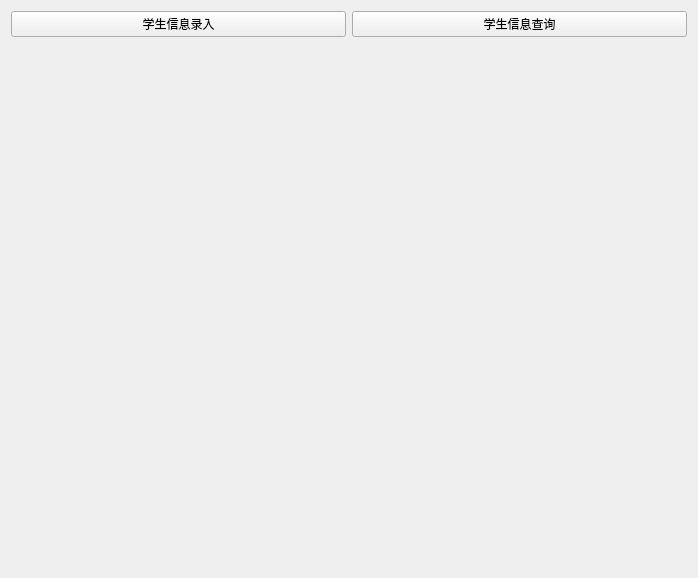
<?xml version="1.0" encoding="UTF-8"?>
<ui version="4.0">
 <class>Form</class>
 <widget class="QWidget" name="Form">
  <property name="geometry">
   <rect>
    <x>0</x>
    <y>0</y>
    <width>698</width>
    <height>578</height>
   </rect>
  </property>
  <property name="windowTitle">
   <string>Form</string>
  </property>
  <layout class="QVBoxLayout" name="verticalLayout_2">
   <item>
    <layout class="QVBoxLayout" name="verticalLayout" stretch="0,0">
     <item>
      <layout class="QHBoxLayout" name="toolbar_layout">
       <property name="sizeConstraint">
        <enum>QLayout::SetDefaultConstraint</enum>
       </property>
       <property name="bottomMargin">
        <number>0</number>
       </property>
       <item>
        <widget class="QPushButton" name="stu_info_in">
         <property name="text">
          <string>学生信息录入</string>
         </property>
        </widget>
       </item>
       <item>
        <widget class="QPushButton" name="stu_info_search">
         <property name="text">
          <string>学生信息查询</string>
         </property>
        </widget>
       </item>
      </layout>
     </item>
     <item>
      <layout class="QVBoxLayout" name="main_layout">
       <property name="sizeConstraint">
        <enum>QLayout::SetDefaultConstraint</enum>
       </property>
       <property name="leftMargin">
        <number>0</number>
       </property>
       <item>
        <widget class="QStackedWidget" name="main_widget">
         <property name="currentIndex">
          <number>0</number>
         </property>
         <widget class="QWidget" name="page">
          <property name="enabled">
           <bool>false</bool>
          </property>
         </widget>
         <widget class="QWidget" name="page_2">
          <property name="enabled">
           <bool>false</bool>
          </property>
         </widget>
        </widget>
       </item>
      </layout>
     </item>
    </layout>
   </item>
  </layout>
 </widget>
 <resources/>
 <connections/>
</ui>
